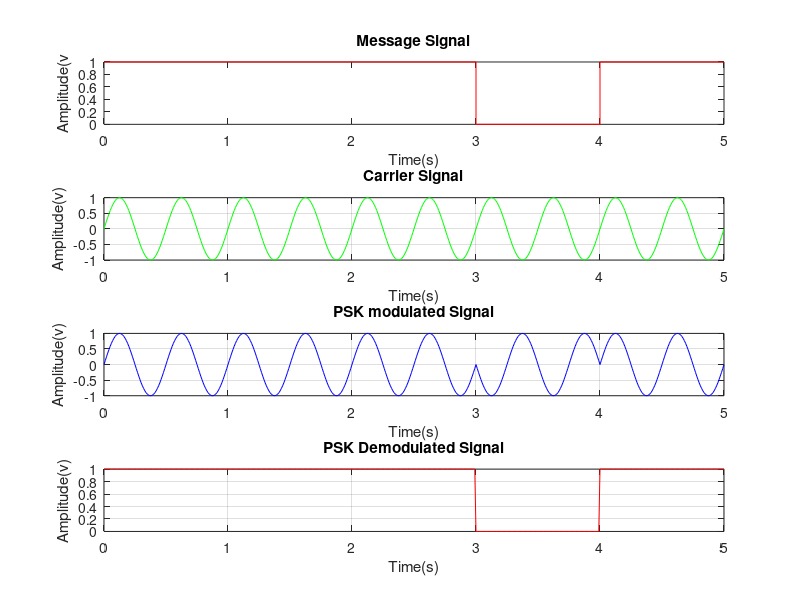

Reproduce this figure in MATLAB.
%B.	Phase Shift Keying Using Predefined Array.

close all;
clear all;
clf;
fc=2;
f=input('Enter the numbers of bits:');
n=round(rand(1,f));
l=length(n);
if n(l)==1
n(l+1)=1;
else
n(l+1)=0;
end
tn=0:l;
subplot(4,1,1)
stairs(tn,n,'r');
xlabel('Time(s)');
ylabel('Amplitude(v');
title('Message Signal');
%Carrier Generation
t=0:0.01:l;
c1=sin(2*pi*fc*t);
subplot(4,1,2);
plot(t,c1,'g');
xlabel('Time(s)');
ylabel('Amplitude(v)');
title('Carrier Signal');
grid on;

%PSK Modulated Signal Generation
for i=1:l
for j=(i-1)*100:i*100
if(n(i)==1)
s(j+1)=c1(j+1);
else
s(j+1)=-c1(j+1);
end
end
end

subplot(4,1,3);
plot(t,s,'b');
xlabel('Time(s)');
ylabel('Amplitude(v)');
title('PSK modulated Signal');
grid on;

%PSK demodulated Signal generation
for i=1:l
for j=(i-1)*100:i*100
if(s(j+1)==c1(j+1))
x(j+1)=1;
else
x(j+1)=0;
end
end
end
subplot(4,1,4);
plot(t,x,'r');
xlabel('Time(s)');
ylabel('Amplitude(v)');
title('PSK Demodulated Signal');
grid on;
